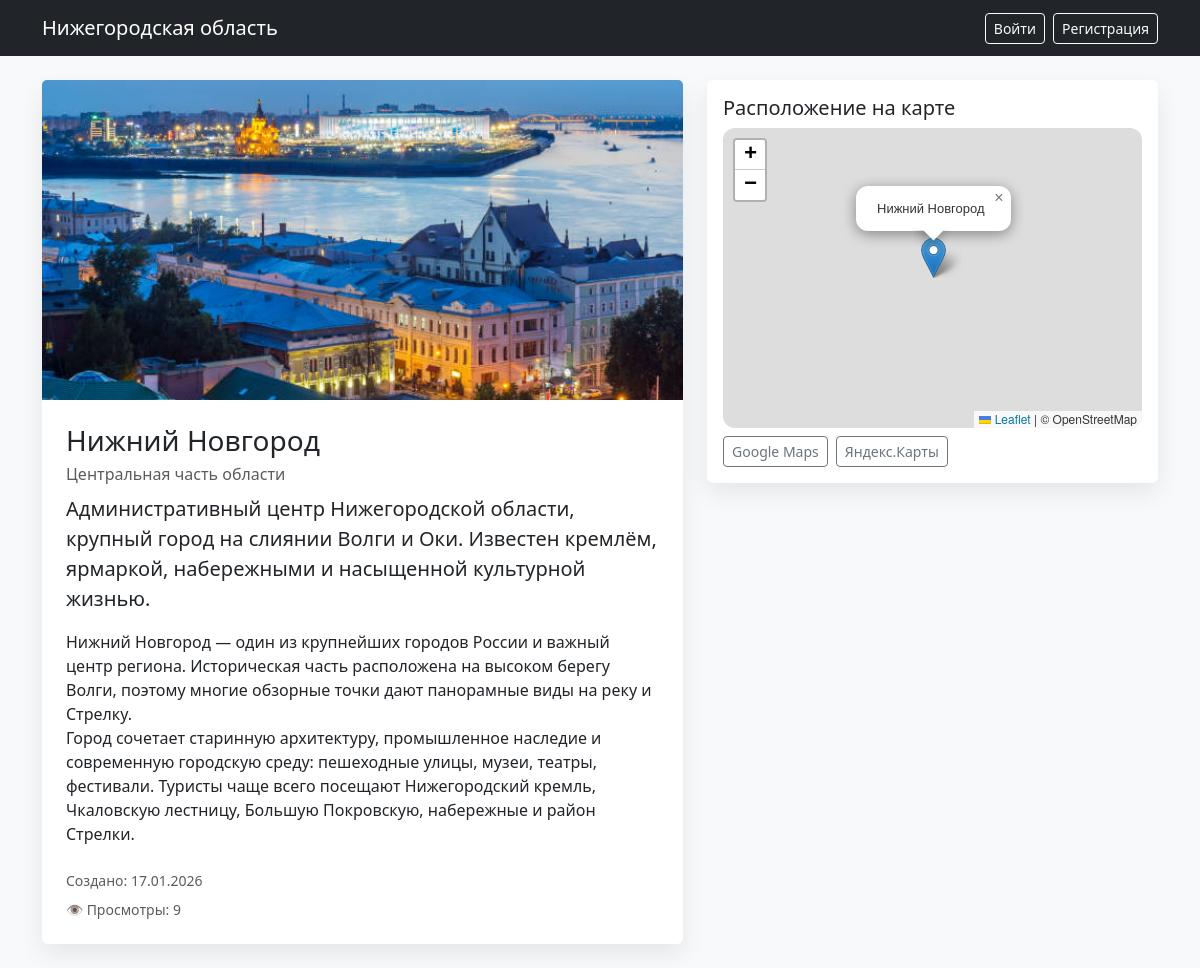
The page /city/nizhnij-novgorod/ on the database its author committed.
### cards/models.py (models this page shows, shortened)
class CityCard(models.Model):
    title = models.CharField("Город", max_length=200)
    region = models.CharField("Регион", max_length=200)
    slug = models.SlugField(unique=True, max_length=255, blank=True)
    image = models.ImageField(upload_to="cities/", blank=True, null=True)
    population = models.PositiveIntegerField(blank=True, null=True)
    short_description = models.TextField(blank=True)
    content = models.TextField(blank=True)
    created_at = models.DateTimeField(auto_now_add=True)
    author = models.ForeignKey(User, on_delete=models.CASCADE, related_name="city_cards")
    views_count = models.PositiveIntegerField(default=0)
    lat = models.FloatField(blank=True, null=True)
    lon = models.FloatField(blank=True, null=True)

### cards/views.py (the view)
# urls.py: path("city/<str:slug>/", CityDetailView.as_view(), name="city_detail"),
class CityDetailView(DetailView):
    model = CityCard
    template_name = "cards/city_detail.html"
    context_object_name = "card"
    slug_field = "slug"
    slug_url_kwarg = "slug"
    def get_object(self, queryset=None):
        obj = super().get_object(queryset=queryset)
        CityCard.objects.filter(pk=obj.pk).update(views_count=F("views_count") + 1)
        obj.refresh_from_db(fields=["views_count"])
        return obj

### cards/templates/cards/city_detail.html (shortened to what this page needs)
{% extends "base.html" %}
{% block content %}
<div class="row g-4">
  <div class="col-lg-7">
    <div class="card border-0 soft-shadow">
      {% if card.image %}
        <img src="{{ card.image.url }}" class="card-img-top"
             style="height:320px; object-fit:cover;" alt="{{ card.title }}">
      {% endif %}
      <div class="card-body p-4">
        <h1 class="h3 mb-1">{{ card.title }}</h1>
        {% if card.region %}
          <div class="text-muted mb-2">{{ card.region }}</div>
        {% endif %}
        <p class="lead">{{ card.short_description }}</p>
        <div class="mt-3">
          {{ card.content|linebreaks }}
        </div>
        <div class="small text-muted mt-4">
          Создано: {{ card.created_at|date:"d.m.Y" }}
        </div>
        <div class="small text-muted mt-2">
          👁 Просмотры: {{ card.views_count }}
        </div>
      </div>
    </div>
  </div>
  <div class="col-lg-5">
    {% if card.lat and card.lon %}
      <div class="card border-0 soft-shadow">
        <div class="card-body p-3">
          <h2 class="h5">Расположение на карте</h2>
          <div id="map" style="height: 300px; border-radius: 12px;"></div>
          <div class="d-flex gap-2 mt-2">
            <a class="btn btn-sm btn-outline-secondary"
               target="_blank"
               href="https://www.google.com/maps?q={{ card.lat }},{{ card.lon }}">
              Google Maps
            </a>
            <a class="btn btn-sm btn-outline-secondary"
               target="_blank"
               href="https://yandex.ru/maps/?pt={{ card.lon }},{{ card.lat }}&z=10&l=map">
              Яндекс.Карты
            </a>
          </div>
        </div>
      </div>
    {% else %}
      <div class="alert alert-secondary">
        Для этого города не указаны координаты.
      </div>
    {% endif %}
  </div>
</div>
{% endblock %}

### cards/templates/base.html (style rules this page uses)
.soft-shadow { box-shadow: 0 10px 25px rgba(0,0,0,.08); }

### rows shown on the page
CityCard: image (picture), title "Нижний Новгород", region "Центральная часть области", short_description "Административный центр Нижегородской области, крупный город на слиянии Волги и Оки. Известен кремлём, ярмаркой, набережными и насыщенной культурной жизнью.", content "Нижний Новгород — один из крупнейших городов России и важный центр региона. Историческая часть расположена на высоком берегу Волги, поэтому многие обзорные точки дают панорамные виды на реку и Стрелку. Город сочетает старинную архитектуру, промышленное наследие и современную городскую среду: пешеходные улицы, музеи, театры, фестивали. Туристы чаще всего посещают Нижегородский кремль, Чкаловскую лестницу, Большую Покровскую, набережные и район Стрелки.", created_at "17.01.2026", views_count "9"
